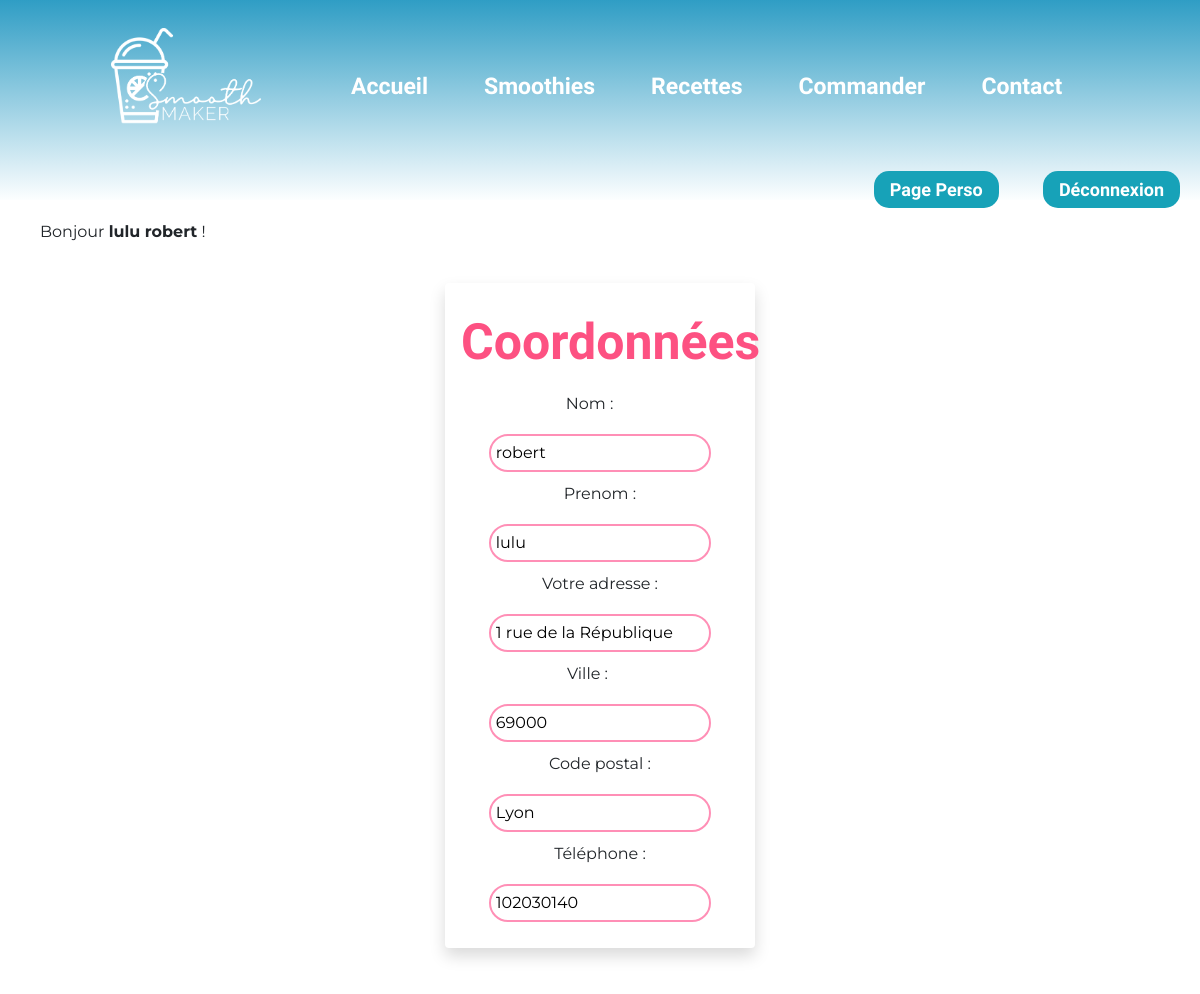
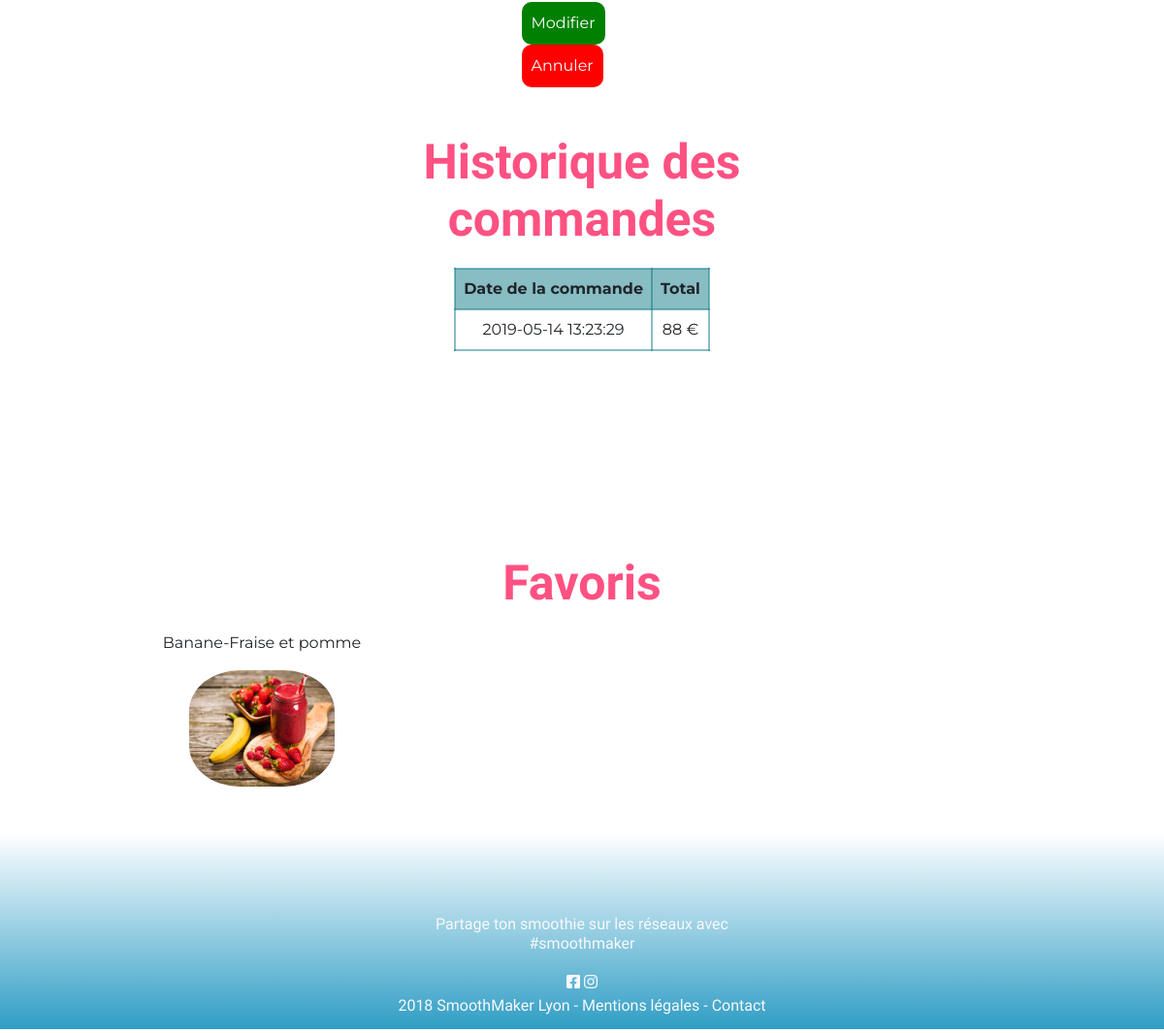
Screenshot of /index.php/user/login/pageperso?id=11 (signed in) with the database file from the repository (2 pictures, top to bottom).
### tables this page shows
CREATE TABLE `User` (
  `Id` int(11) NOT NULL,
  `Admin` tinyint(1) DEFAULT NULL,
  `FirstName` varchar(40) NOT NULL,
  `LastName` varchar(20) NOT NULL,
  `Email` varchar(50) NOT NULL,
  `Password` varchar(64) NOT NULL,
  `Address` varchar(250) NOT NULL,
  `City` varchar(40) NOT NULL,
  `ZipCode` char(5) NOT NULL,
  `Phone` char(10) NOT NULL,
  `CreationTimestamp` datetime NOT NULL DEFAULT CURRENT_TIMESTAMP,
  `LastLoginTimestamp` datetime NOT NULL DEFAULT CURRENT_TIMESTAMP
);

CREATE TABLE `Order` (
  `Id` int(11) NOT NULL,
  `User_Id` int(11) NOT NULL,
  `TaxRate` float NOT NULL,
  `TotalAmount` double DEFAULT NULL,
  `TaxAmount` double DEFAULT NULL,
  `CreationTimestamp` datetime NOT NULL DEFAULT CURRENT_TIMESTAMP
);

CREATE TABLE `Recette` (
  `Id` int(11) NOT NULL,
  `Name` varchar(50) NOT NULL,
  `Ingredients` varchar(255) NOT NULL,
  `Photo` varchar(50) NOT NULL,
  `Description` text NOT NULL
);

### library/MicroKernel.class.php (called while the page is built, shortened)
<?php
class MicroKernel
{
    private $applicationPath;
    private $configuration;
    private $controllerPath;
    public function __construct()
    {
        $this->applicationPath = realpath(ROOT_PATH.'/application');
        $this->configuration   = new Configuration();
        $this->controllerPath  = null;
    }
    public function bootstrap()
    {
        $this->configuration->load('database');
        $this->configuration->load('library');
        return $this;
    }
    public function loadClass($class)
    {
        $class = str_replace('\\', DIRECTORY_SEPARATOR, $class);
        if(substr($class, -10) == 'Controller')
        {
            $filename = "$this->controllerPath/$class.class.php";
        }
        else if(substr($class, -4) == 'Form')
        {
            $filename = "$this->applicationPath/forms/$class.class.php";
        }
        elseif(substr($class, -5) == 'Model')
        {
            $filename = "$this->applicationPath/models/$class.class.php";
        }
        else
        {
            $filename = "$this->applicationPath/classes/$class.class.php";
        }
    }
    public function run(FrontController $frontController)
    {
        try
        {
            $requestPath = $frontController->buildContext($this->configuration);
            $this->controllerPath = "$this->applicationPath/controllers$requestPath";
            $frontController->run();
            $frontController->renderView();
        }
        catch(Exception $exception)
        {
            ob_clean();
            $frontController->renderErrorView
            (
                implode('<br>',
                [
                    $exception->getMessage(),
                    "<strong>Fichier</strong> : ".$exception->getFile(),
                    "<strong>Ligne</strong> : ".$exception->getLine()
                ])
            );
        }
    }
}

### index.php (called while the page is built, shortened)
<?php
require_once 'library/Configuration.class.php';
require_once 'library/Database.class.php';
require_once 'library/MicroKernel.class.php';
$microKernel = new MicroKernel();
$microKernel->bootstrap()->run(new FrontController());

### library/Database.class.php (called while the page is built, shortened)
<?php
class Database
{
	private $pdo;
	public function __construct()
	{
		$configuration = new Configuration();
		$this->pdo = new PDO
		(
			$configuration->get('database', 'dsn'),
			$configuration->get('database', 'user'),
			$configuration->get('database', 'password')
		);
		$this->pdo->exec('SET NAMES UTF8');
		$this->pdo->setAttribute(PDO::ATTR_ERRMODE, PDO::ERRMODE_EXCEPTION);
	}
    public function query($sql, array $criteria = array())
    {
        $query = $this->pdo->prepare($sql);
        $query->execute($criteria);
        return $query->fetchAll(PDO::FETCH_ASSOC);
    }
    public function queryOne($sql, array $criteria = array())
    {
        $query = $this->pdo->prepare($sql);
        $query->execute($criteria);
        return $query->fetch(PDO::FETCH_ASSOC);
    }
}

### library/Configuration.class.php (called while the page is built, shortened)
<?php
class Configuration
{
	private static $registry;
	public function __construct()
	{
		if(Configuration::$registry === null)
		{
			Configuration::$registry = array();
		}
	}
	public function get($filename, $key, $defaultValue = null)
	{
		if(array_key_exists($filename, Configuration::$registry) === true)
		{
			if(array_key_exists($key, Configuration::$registry[$filename]) === true)
			{
				return Configuration::$registry[$filename][$key];
			}
		}
		return $defaultValue;
	}
	public function load($filename)
	{
		Configuration::$registry[$filename] = $config;
	}
}

### application/models/UserModel.class.php (called while the page is built, shortened)
<?php
class UserModel
{
    public function findId($userId)
    {
    	$database = new Database();
    	return $database->queryOne
    	(
    		"SELECT
    			Id,
    			LastName,
				FirstName,
				Email,
				Password,
				Address,
				City,
				ZipCode,
				Phone
			FROM User
			WHERE Id = ?",
    		[ $userId ]
        );
         return $database->queryOne($sql, [ $userId ]);
    }
}

### application/controllers/user/login/pageperso/PagepersoController.class.php (called while the page is built, shortened)
<?php
class PagePersoController
{
    public function httpGetMethod(Http $http, array $queryFields){
        $infoUser = new UserModel();
        $recupInfoUser = $infoUser->findId($queryFields['id']);
        $commandesUser = new OrderModel();
        $commandes = $commandesUser->findOrderWithUser($queryFields['id']);
        $favorisUser = new FavorisModel();
        $favoris = $favorisUser->searchWithUserId($queryFields['id']);
        return
                    [
                        'flashBag' => new FlashBag(),
                        'infos'  => $recupInfoUser,
                        'commandes'  => $commandes,
                        'favoris' => $favoris,
                    ];
    }
}

### application/models/OrderModel.class.php (called while the page is built, shortened)
<?php
class OrderModel
{
    public function findOrderWithUser($userId)
    {
        $database = new Database();
        $sql = 'SELECT Id, TaxRate, TotalAmount, TaxAmount, CreationTimestamp FROM `Order` WHERE User_Id = ?';
		return $database->query($sql, [$userId]);
    }
}

### application/models/FavorisModel.class.php (called while the page is built, shortened)
<?php
class FavorisModel
{
    public function searchWithUserId($userId)
    {
        $sql = 'SELECT Name, Photo, Recette.Id FROM Recette INNER JOIN Recetteline ON Recetteline.Recette_Id = Recette.Id WHERE User_Id = ?';
        $database = new Database();
        return $database->query($sql, [$userId]);
    }
}

### application/www/user/login/pageperso/PagepersoView.phtml (the view)
<div class="row">
<form class="form-signin col-md-12 col-lg-6 mx-auto" method='post' id="formPagePerso" enctype="multipart/form-data">
 <fieldset class="userInfos">
     <div class="shadow p-3 mb-5 bg-white rounded col-8 mx-auto text-center">
    <h2 class="Abhaya title">Coordonnées</h2>
            <label for="nom" > Nom : &nbsp;&nbsp;&nbsp;&nbsp;</label>
            <input type="nom" id="nom" class="formStyle"  name = "nom" value ="<?= $infos['LastName']; ?>" ><br />
            <label for="prenom" >Prenom : </label>
            <input type="prenom" class="formStyle"  id="prenom"  name = "prenom" placeholder="Votre prenom" value = "<?= $infos['FirstName']; ?>"><br />
            <label for="adresse" >Votre adresse : </label>
             <input type="text" class="formStyle"  id="adresse" name = "adresse"  value = "<?= $infos['Address']; ?>"><br/>
             <label for="cp" >Ville : &nbsp;&nbsp;&nbsp;&nbsp;&nbsp;</label>
             <input type="text" class="formStyle"  id="cp" name = "cp" value = "<?= $infos['ZipCode']; ?>"><br />
             <label for="city" > Code postal  :  </label>
             <input type="text" class="formStyle"  id="city" name = "city" value = "<?= $infos['City']; ?>"><br />
             <label for="phone" >Téléphone : </label>
             <input type="text" class="formStyle"  id="phone" name = "phone" value = "<?= $infos['Phone']; ?>"><br />
     </div>
    </fieldset>
	<div class="col-4 mx-auto">
        <button type="submit" class="bouttonModifierPerso">Modifier</button>
        <button type="cancel" class="bouttonAnnulerPerso">Annuler</button>
    </div>
</form>
</div>
<div class="formPerso col-6 mx-auto">
        <h2 class="Abhaya title pink text-center">Historique des commandes</h2>
        <table id="table-order" class="mx-auto">
	        	<thead>
	        		<tr>
	        			<th>Date de la commande</th>
	        			<th>Total</th>
	        		</tr>
	        	</thead>
        <?php foreach($commandes as $commande) : ?>
            <tbody>
            <tr>
						<td>
							<?= $commande['CreationTimestamp'] ?>
						</td>
						<td>
							<?= $commande['TotalAmount'] ?> €
						</td>
			</tr>
        <?php endforeach; ?>
        </tbody>
        </table>
</div>
    <h2 class="Abhaya title pink text-center">Favoris</h2>
<div class='row'>
    <?php if($favoris == 0):?>
            <p>Aucune recette en favoris</p>";
<?php else:?>
            <?php foreach($favoris as $favori):?>
                    <?php echo '<div class="col-lg-4 col-md-6 col-sm-12 col-xs-12 text-center"><p>'.$favori['Name'].'</p><img class="imgperso" src="'.$wwwUrl.'/images/'. $favori['Photo'].'"></div>';?>
<?php endforeach;
    endif;
?>
</div>

### application/www/css/theme.css (style rules this page uses)
.row { flex-direction: row; }
.Abhaya { font-family: 'Abhaya Libre', serif; }
body { font-family: 'Montserrat', sans-serif; }
.title { font-style: normal; font-weight: 800; font-size: 50px; line-height: 59px; margin-bottom: 20px; }
.pink { color :#FD5182; }
* { box-sizing: border-box; }
.userInfos { margin-top:5%; display:flex; flex-direction:column; justify-content: center; align-items:center; }
.userInfos h2 { color:#FD5182; margin-top:5%; }
#table-order th { text-align: center; border:2px solid rgba(7, 118, 133, 0.48); background: rgba(7, 118, 133, 0.48); padding: 8px; }
#table-order td { border:2px solid rgba(7, 118, 133, 0.48); text-align: center; padding: 8px; }
#table-order { margin-bottom: 210px; }
.formStyle { padding : 5px; width: 80%; margin: 10px; border: 2px solid #FF8FB6; border-radius: 25px; }

### application/www/css/main.css (style rules this page uses)
.imgperso { width: 50%; border-radius: 35%; }
.formPerso { margin-top: 3em; }
.bouttonModifierPerso { border:0; background:green; border-radius: 10px; padding: 10px; color:white; }
.bouttonAnnulerPerso { border:0; background:red; border-radius: 10px; padding: 10px; color:white; }

### rows the page displays
user: nom "robert", prenom "lulu", adresse "1 rue de la République", cp "69000", city "Lyon", phone "102030140"
order: CreationTimestamp "2019-05-14 13:23:29", TotalAmount "88"
recette: Name "Banane-Fraise et pomme", Photo (picture)

### other values shown
$userSession->getFullName() "lulu robert"
